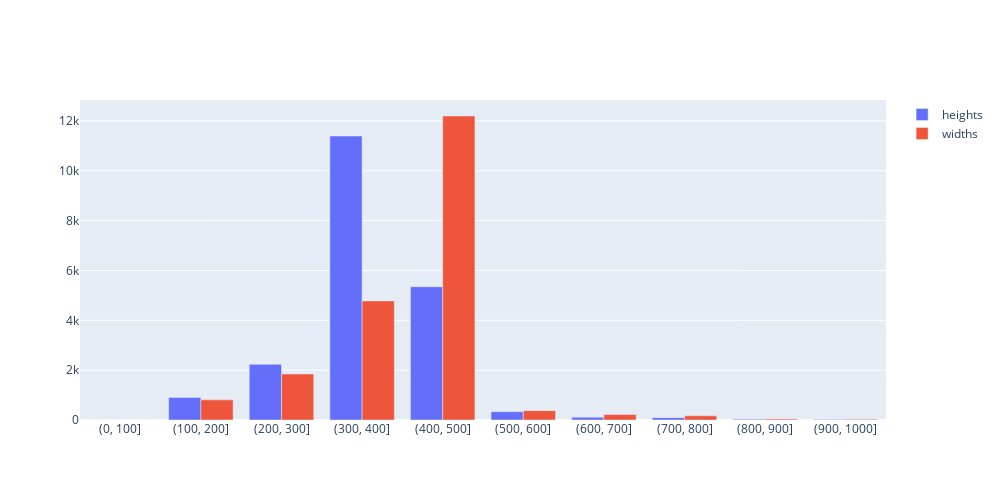

Here is the notebook cell this chart was saved with:
### Code cell
import plotly.graph_objects as go
sizes=sizes_mini_df['size']

fig = go.Figure(data=[
    go.Bar(name='heights', x=sizes, y=sizes_mini_df['height_img_count']),
    go.Bar(name='widths', x=sizes, y=sizes_mini_df['width_img_count'])
])

# Change the bar mode
fig.update_layout(barmode='group')
fig.update_layout(height = 500, width = 1000)
fig.show()

### Figure 1 — Plotly figure (JSON) as saved in the notebook; plotly's stock layout.template omitted (floating-point values rounded to 4 significant figures)
{"data": [{"name": "heights", "type": "bar", "x": ["(0, 100]", "(100, 200]", "(200, 300]", "(300, 400]", "(400, 500]", "(500, 600]", "(600, 700]", "(700, 800]", "(800, 900]", "(900, 1000]"], "y": [3, 901, 2233, 11395, 5346, 333, 113, 95, 32, 21]}, {"name": "widths", "type": "bar", "x": ["(0, 100]", "(100, 200]", "(200, 300]", "(300, 400]", "(400, 500]", "(500, 600]", "(600, 700]", "(700, 800]", "(800, 900]", "(900, 1000]"], "y": [2, 808, 1847, 4779, 12197, 376, 218, 168, 41, 26]}], "layout": {"barmode": "group", "height": 500, "width": 1000}}
